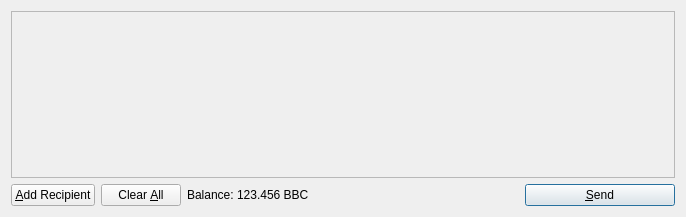
<?xml version="1.0" encoding="UTF-8"?>
<ui version="4.0">
 <class>SendCoinsDialog</class>
 <widget class="QDialog" name="SendCoinsDialog">
  <property name="geometry">
   <rect>
    <x>0</x>
    <y>0</y>
    <width>686</width>
    <height>217</height>
   </rect>
  </property>
  <property name="windowTitle">
   <string>Send Coins</string>
  </property>
  <layout class="QVBoxLayout" name="verticalLayout">
   <item>
    <widget class="QScrollArea" name="scrollArea">
     <property name="widgetResizable">
      <bool>true</bool>
     </property>
     <widget class="QWidget" name="scrollAreaWidgetContents">
      <property name="geometry">
       <rect>
        <x>0</x>
        <y>0</y>
        <width>666</width>
        <height>165</height>
       </rect>
      </property>
      <layout class="QVBoxLayout" name="verticalLayout_2">
       <property name="margin">
        <number>0</number>
       </property>
       <item>
        <layout class="QVBoxLayout" name="entries">
         <property name="spacing">
          <number>6</number>
         </property>
        </layout>
       </item>
       <item>
        <spacer name="verticalSpacer">
         <property name="orientation">
          <enum>Qt::Vertical</enum>
         </property>
         <property name="sizeHint" stdset="0">
          <size>
           <width>20</width>
           <height>40</height>
          </size>
         </property>
        </spacer>
       </item>
      </layout>
     </widget>
    </widget>
   </item>
   <item>
    <layout class="QHBoxLayout" name="horizontalLayout">
     <item>
      <widget class="QPushButton" name="addButton">
       <property name="toolTip">
        <string>Send to multiple recipients at once</string>
       </property>
       <property name="text">
        <string>&amp;Add Recipient</string>
       </property>
       <property name="icon">
        <iconset resource="../bitcoin.qrc">
         <normaloff>:/icons/add</normaloff>:/icons/add</iconset>
       </property>
       <property name="autoDefault">
        <bool>false</bool>
       </property>
      </widget>
     </item>
     <item>
      <widget class="QPushButton" name="clearButton">
       <property name="sizePolicy">
        <sizepolicy hsizetype="Minimum" vsizetype="Fixed">
         <horstretch>0</horstretch>
         <verstretch>0</verstretch>
        </sizepolicy>
       </property>
       <property name="toolTip">
        <string>Remove all transaction fields</string>
       </property>
       <property name="text">
        <string>Clear &amp;All</string>
       </property>
       <property name="icon">
        <iconset resource="../bitcoin.qrc">
         <normaloff>:/icons/remove</normaloff>:/icons/remove</iconset>
       </property>
       <property name="autoRepeatDelay">
        <number>300</number>
       </property>
       <property name="autoDefault">
        <bool>false</bool>
       </property>
      </widget>
     </item>
     <item>
      <layout class="QHBoxLayout" name="horizontalLayout_2">
       <property name="spacing">
        <number>3</number>
       </property>
       <item>
        <widget class="QLabel" name="label">
         <property name="text">
          <string>Balance:</string>
         </property>
        </widget>
       </item>
       <item>
        <widget class="QLabel" name="labelBalance">
         <property name="cursor">
          <cursorShape>IBeamCursor</cursorShape>
         </property>
         <property name="text">
          <string>123.456 BBC</string>
         </property>
         <property name="textInteractionFlags">
          <set>Qt::LinksAccessibleByMouse|Qt::TextSelectableByKeyboard|Qt::TextSelectableByMouse</set>
         </property>
        </widget>
       </item>
      </layout>
     </item>
     <item>
      <spacer name="horizontalSpacer">
       <property name="orientation">
        <enum>Qt::Horizontal</enum>
       </property>
       <property name="sizeHint" stdset="0">
        <size>
         <width>40</width>
         <height>20</height>
        </size>
       </property>
      </spacer>
     </item>
     <item>
      <widget class="QPushButton" name="sendButton">
       <property name="minimumSize">
        <size>
         <width>150</width>
         <height>0</height>
        </size>
       </property>
       <property name="toolTip">
        <string>Confirm the send action</string>
       </property>
       <property name="text">
        <string>&amp;Send</string>
       </property>
       <property name="icon">
        <iconset resource="../bitcoin.qrc">
         <normaloff>:/icons/send</normaloff>:/icons/send</iconset>
       </property>
       <property name="default">
        <bool>true</bool>
       </property>
      </widget>
     </item>
    </layout>
   </item>
  </layout>
 </widget>
 <resources>
  <include location="../bitcoin.qrc"/>
 </resources>
 <connections/>
</ui>
